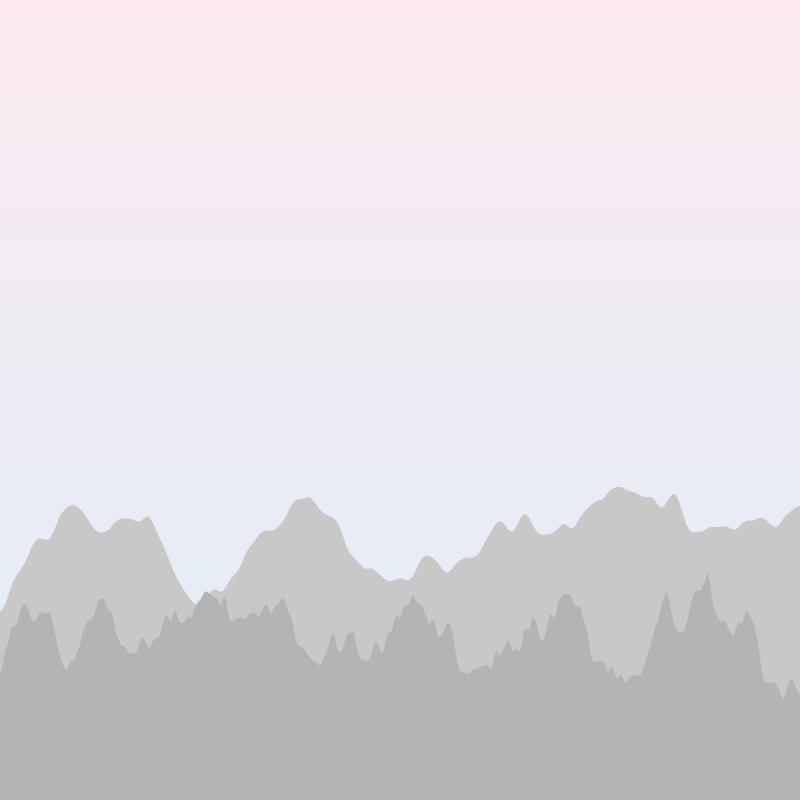
Frame 1 (no input)
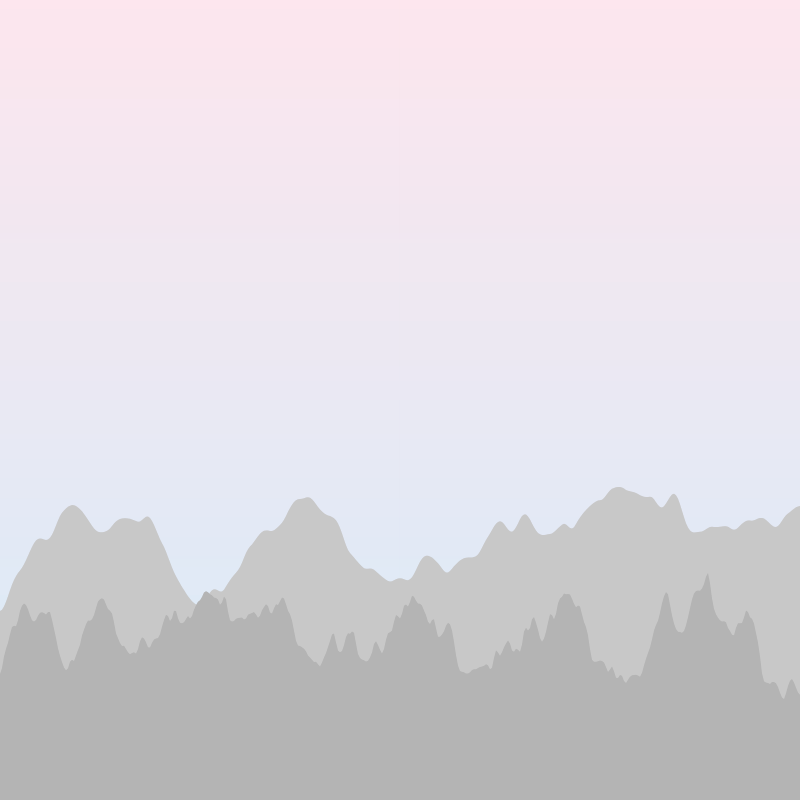
Frame 2 (the mouse pressed at the canvas centre, redrawn once)

The p5.js sketch that drew these frames (run headless with seeded random() and noise() and a simulated clock; the mouse was pressed at the canvas centre and the sketch redrawn once):

// p5.js sketch
// ── sketch.js
function setup() {
  createCanvas(800, 800);
  noLoop(); // Draw only once (no continuous redraw)
}


// I wanted to capture a foggy sunset that compliments the gray scale of the mountain
// I also made the further mountain a more transparent color to show that it is a farther distance away


function draw() {
  // Draw the gradient background
  // I used this for loop to blend the background between pink and blue and assign the colors to bgColor
  for (let y = 0; y < height; y++) {
    let blendAmount = map(y, 0, height, 0, 1);
    let bgColor = lerpColor(color(252, 228, 236), color(211, 233, 248), blendAmount); // Soft pink to pale blue
    stroke(bgColor);
    line(0, y, width, y); // Draw each horizontal line with the background color
  }


  // Draw the first mountain range (Layer 1)
  let layerCount1 = 1; // Number of layers for the first mountain range
  let noiseScale1 = 0.01; // Scale for the first mountain noise (small for smoother terrain)
  let baseHeight1 = height * 0.7; // Base height for the first mountain range
  for (let i = 0; i < layerCount1; i++) {
    let yOffset = i * 180; // Vertical offset to space the layers out
    let mountainColor1 = lerpColor(color(200), color(50), i / layerCount1); // Shades of grey, darker at the bottom
    fill(mountainColor1);
    noStroke();


    beginShape();
    vertex(0, height); // Start at the bottom-left of the canvas
    for (let x = 0; x <= width; x += 2) {
      let y = baseHeight1 + yOffset + map(noise(x * noiseScale1, i * noiseScale1), 0, 1, -150, 150);
      // I used noise to make the terrain look wavy and jagged to get more of the mountain look
      vertex(x, y); // Create vertices for mountain line
    }
    vertex(width, height); // End at the bottom-right
    endShape(CLOSE); // Close the shape to fill it
  }


  // Draw the second mountain range (Layer 2)
  let layerCount2 = 1; // Number of layers for the second mountain range
  let noiseScale2 = 0.03; // Scale for the second mountain noise (larger for rougher terrain)
  let baseHeight2 = height * 0.8; // Base height for the second mountain range (slightly lower)
  for (let i = 0; i < layerCount2; i++) {
    let yOffset = i * 220; // Vertical offset to space the layers out
    let mountainColor2 = lerpColor(color(180), color(30), i / layerCount2); // Different shades of grey for variation
    fill(mountainColor2);
    noStroke();


    beginShape();
    vertex(0, height); // Start at the bottom-left of the canvas
    for (let x = 0; x <= width; x += 2) {
      let y = baseHeight2 + yOffset + map(noise(x * noiseScale2, i * noiseScale2), 0, 1, -100, 100);
      // I used noise to make the terrain look wavy and jagged to get more of the mountain look
      vertex(x, y); // Create vertices for mountain line
    }
    vertex(width, height); // End at the bottom-right
    endShape(CLOSE); // Close the shape to fill it
  }
}
